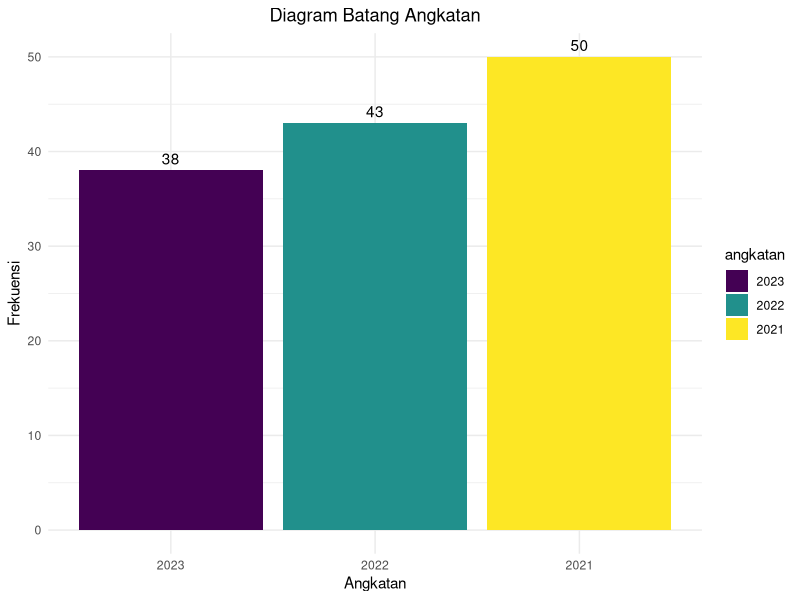
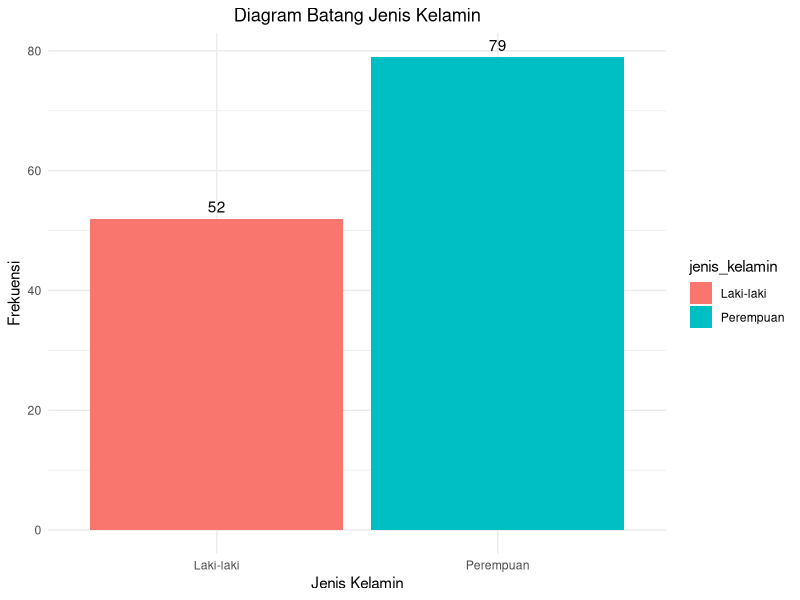
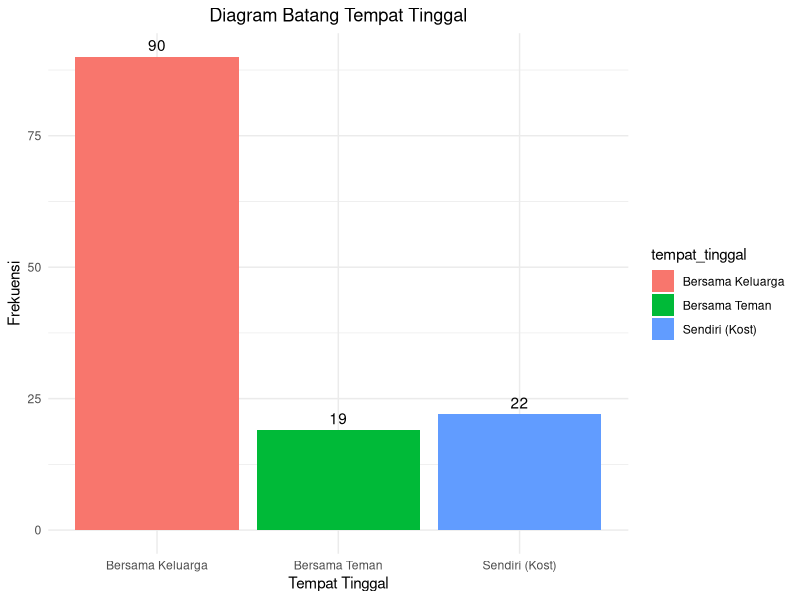
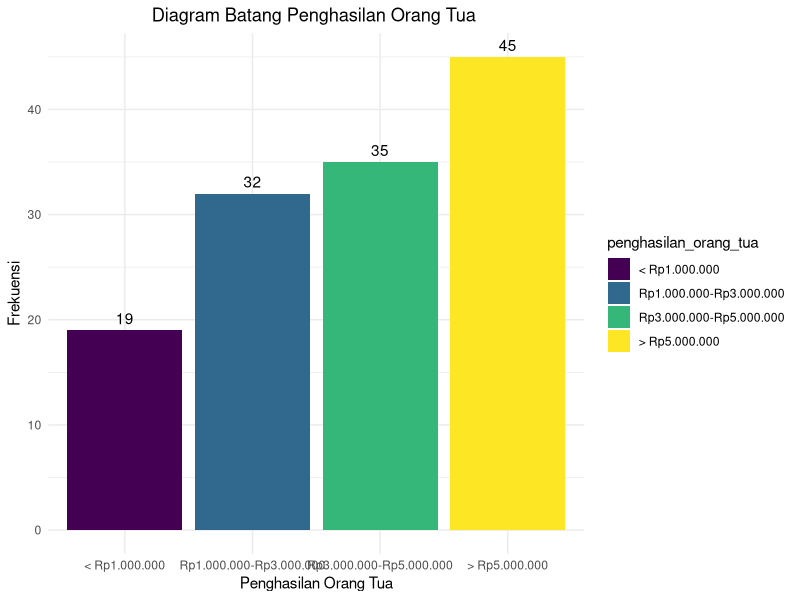
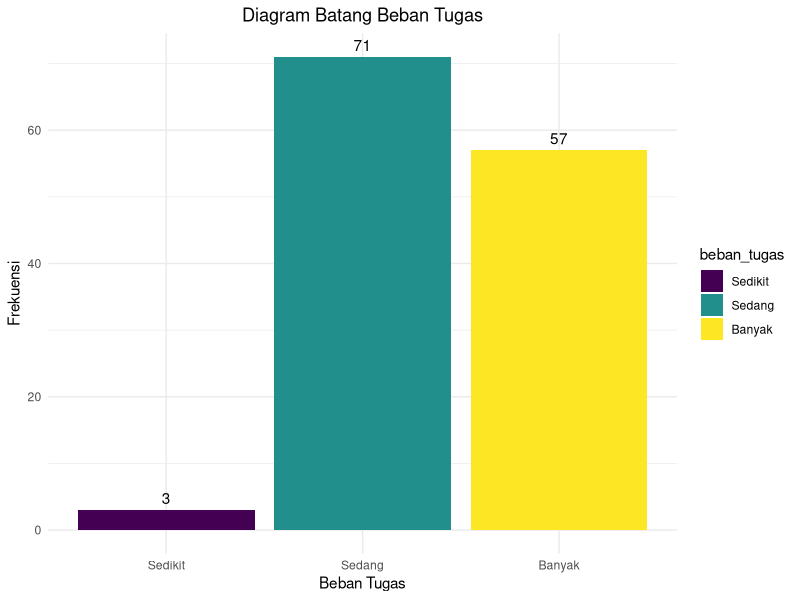
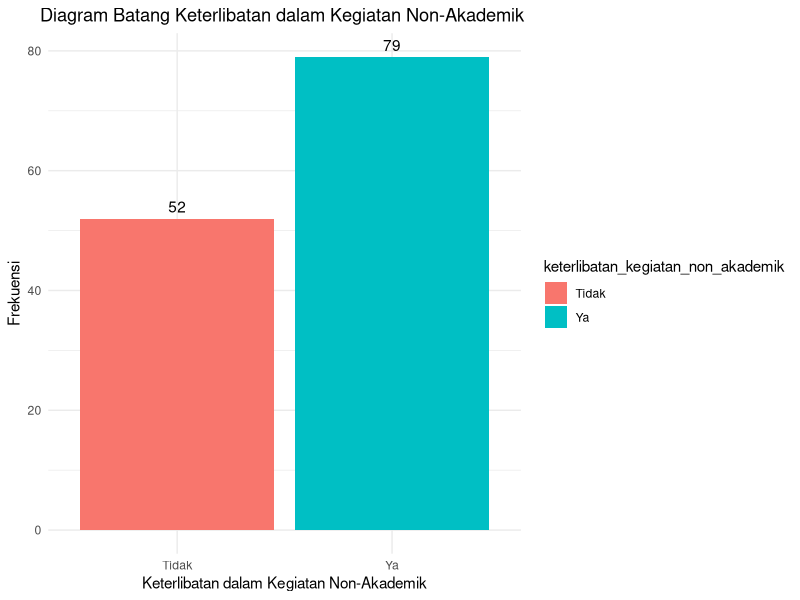
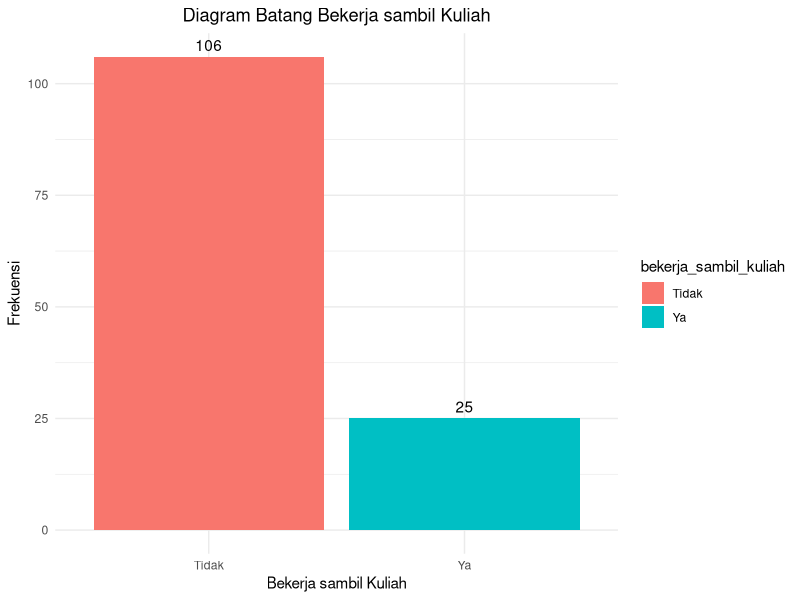
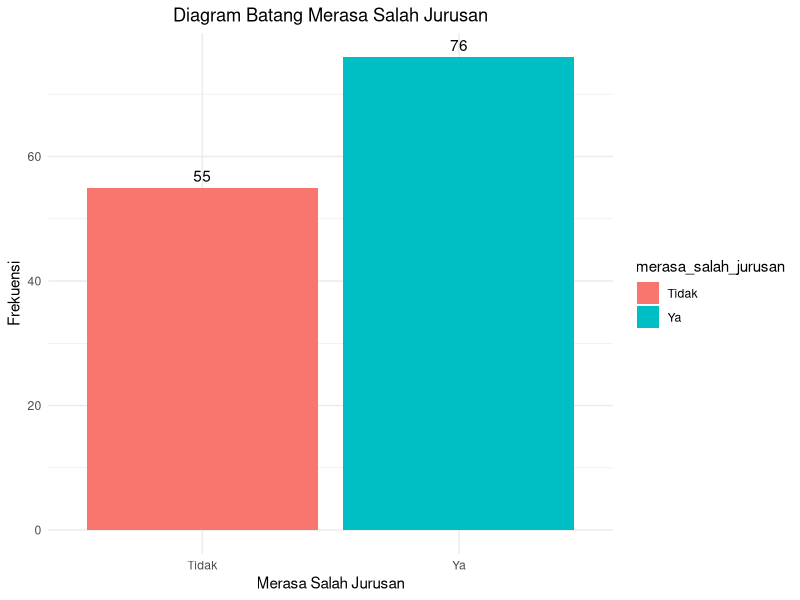

The R script that drew these images, in order:
# Mengimport data
library(readxl)
data <- read_excel("Analisis Faktor-Faktor yang Mempengaruhi Tingkat Stres Mahasiswa Matematika UIN Syarif Hidayatullah Jakarta dengan Pendekatan Regresi Logistik.xlsx")
View(data)

# Mengubah tipe data sesuai kebutuhan
data$angkatan <- factor(data$angkatan, ordered = TRUE, levels = c(2023, 2022, 2021))
data$jenis_kelamin <- factor(data$jenis_kelamin)
data$tempat_tinggal <- factor(data$tempat_tinggal)
data$penghasilan_orang_tua <- factor(data$penghasilan_orang_tua, ordered = TRUE, levels = c("< Rp1.000.000", "Rp1.000.000-Rp3.000.000", "Rp3.000.000-Rp5.000.000", "> Rp5.000.000"))
data$dukungan_orang_tua_dalam_perkuliahan <- as.numeric(data$dukungan_orang_tua_dalam_perkuliahan)
data$durasi_tidur <- as.numeric(data$durasi_tidur)
data$IPK <- as.numeric(data$IPK)
data$durasi_belajar_diluar_perkuliahan <- as.numeric(data$durasi_belajar_diluar_perkuliahan)
data$beban_tugas <- factor(data$beban_tugas, ordered = TRUE, levels = c("Sedikit", "Sedang", "Banyak"))
data$keterlibatan_kegiatan_non_akademik <- factor(data$keterlibatan_kegiatan_non_akademik)
data$bekerja_sambil_kuliah <- factor(data$bekerja_sambil_kuliah)
data$merasa_salah_jurusan <- factor(data$merasa_salah_jurusan)
data$memiliki_trauma <- factor(data$memiliki_trauma)
data$memiliki_masalah_kesehatan_mental <- factor(data$memiliki_masalah_kesehatan_mental)
data$tingkat_stres <- factor(data$tingkat_stres, ordered = TRUE, levels = c("Rendah", "Sedang", "Tinggi"))

# Statistik Deskriptif
summary(data)

# Membuat diagram batang untuk variabel bertipe data kategorik
library(ggplot2) 
ggplot(data, aes(x = angkatan, fill = angkatan)) +
  geom_bar() +
  geom_text(stat = "count", aes(label = ..count..), vjust = -0.5) +  # Menambahkan teks frekuensi
  labs(title = "Diagram Batang Angkatan", x = "Angkatan", y = "Frekuensi") +
  theme_minimal() +
  theme(plot.title = element_text(hjust = 0.5))  # Posisikan judul di tengah (hjust = 0.5)

ggplot(data, aes(x = jenis_kelamin, fill = jenis_kelamin)) +
  geom_bar() +
  geom_text(stat = "count", aes(label = ..count..), vjust = -0.5) +  # Menambahkan teks frekuensi
  labs(title = "Diagram Batang Jenis Kelamin", x = "Jenis Kelamin", y = "Frekuensi") +
  theme_minimal() +
  theme(plot.title = element_text(hjust = 0.5))  # Posisikan judul di tengah (hjust = 0.5)

ggplot(data, aes(x = tempat_tinggal, fill = tempat_tinggal)) +
  geom_bar() +
  geom_text(stat = "count", aes(label = ..count..), vjust = -0.5) +  # Menambahkan teks frekuensi
  labs(title = "Diagram Batang Tempat Tinggal", x = "Tempat Tinggal", y = "Frekuensi") +
  theme_minimal() +
  theme(plot.title = element_text(hjust = 0.5))  # Posisikan judul di tengah (hjust = 0.5)

ggplot(data, aes(x = penghasilan_orang_tua, fill = penghasilan_orang_tua)) +
  geom_bar() +
  geom_text(stat = "count", aes(label = ..count..), vjust = -0.5) +  # Menambahkan teks frekuensi
  labs(title = "Diagram Batang Penghasilan Orang Tua ", x = "Penghasilan Orang Tua", y = "Frekuensi") +
  theme_minimal() +
  theme(plot.title = element_text(hjust = 0.5))  # Posisikan judul di tengah (hjust = 0.5)

ggplot(data, aes(x = beban_tugas, fill = beban_tugas)) +
  geom_bar() +
  geom_text(stat = "count", aes(label = ..count..), vjust = -0.5) +  # Menambahkan teks frekuensi
  labs(title = "Diagram Batang Beban Tugas", x = "Beban Tugas", y = "Frekuensi") +
  theme_minimal() +
  theme(plot.title = element_text(hjust = 0.5))  # Posisikan judul di tengah (hjust = 0.5)

ggplot(data, aes(x = keterlibatan_kegiatan_non_akademik, fill = keterlibatan_kegiatan_non_akademik)) +
  geom_bar() +
  geom_text(stat = "count", aes(label = ..count..), vjust = -0.5) +  # Menambahkan teks frekuensi
  labs(title = "Diagram Batang Keterlibatan dalam Kegiatan Non-Akademik ", x = "Keterlibatan dalam Kegiatan Non-Akademik", y = "Frekuensi") +
  theme_minimal() +
  theme(plot.title = element_text(hjust = 0.5))  # Posisikan judul di tengah (hjust = 0.5)

ggplot(data, aes(x = bekerja_sambil_kuliah, fill = bekerja_sambil_kuliah)) +
  geom_bar() +
  geom_text(stat = "count", aes(label = ..count..), vjust = -0.5) +  # Menambahkan teks frekuensi
  labs(title = "Diagram Batang Bekerja sambil Kuliah", x = "Bekerja sambil Kuliah", y = "Frekuensi") +
  theme_minimal() +
  theme(plot.title = element_text(hjust = 0.5))  # Posisikan judul di tengah (hjust = 0.5)

ggplot(data, aes(x = merasa_salah_jurusan, fill = merasa_salah_jurusan)) +
  geom_bar() +
  geom_text(stat = "count", aes(label = ..count..), vjust = -0.5) +  # Menambahkan teks frekuensi
  labs(title = "Diagram Batang Merasa Salah Jurusan", x = "Merasa Salah Jurusan", y = "Frekuensi") +
  theme_minimal() +
  theme(plot.title = element_text(hjust = 0.5))  # Posisikan judul di tengah (hjust = 0.5)

ggplot(data, aes(x = memiliki_trauma, fill = memiliki_trauma)) +
  geom_bar() +
  geom_text(stat = "count", aes(label = ..count..), vjust = -0.5) +  # Menambahkan teks frekuensi
  labs(title = "Diagram Batang Memilki Trauma", x = "Memilki Trauma", y = "Frekuensi") +
  theme_minimal() +
  theme(plot.title = element_text(hjust = 0.5))  # Posisikan judul di tengah (hjust = 0.5)

ggplot(data, aes(x = memiliki_masalah_kesehatan_mental, fill = memiliki_masalah_kesehatan_mental)) +
  geom_bar() +
  geom_text(stat = "count", aes(label = ..count..), vjust = -0.5) +  # Menambahkan teks frekuensi
  labs(title = "Diagram Batang Memiliki Masalah Kesehatan Mental", x = "Memilki Masalah Kesehatan Mental", y = "Frekuensi") +
  theme_minimal() +
  theme(plot.title = element_text(hjust = 0.5))  # Posisikan judul di tengah (hjust = 0.5)

ggplot(data, aes(x = tingkat_stres, fill = tingkat_stres)) +
  geom_bar() +
  geom_text(stat = "count", aes(label = ..count..), vjust = -0.5) +  # Menambahkan teks frekuensi
  labs(title = "Diagram Batang Tingkat Stres", x = "Tingkat Stres", y = "Frekuensi") +
  theme_minimal() +
  theme(plot.title = element_text(hjust = 0.5))  # Posisikan judul di tengah (hjust = 0.5)

# Membuat histogram untuk variabel bertipe data numerik
hist(data$usia, main = "Histogram Usia", 
     xlab = "Usia", col = "lightgreen", border = "black")

hist(data$tingkat_kenyaman_tempat_tinggal, main = "Histogram Tingkat Kenyamanan Tempat Tinggal", 
     xlab = "Tingkat Kenyamanan Tempat Tinggal", col = "lightgreen", border = "black")

hist(data$anak_ke, main = "Histogram Anak ke Berapa", 
     xlab = "Anak ke-", col = "lightgreen", border = "black")

hist(data$dukungan_orang_tua_dalam_perkuliahan, main = "Histogram Dukungan Orang Tua dalam Perkuliahan", 
     xlab = "Dukungan Orang Tua dalam Perkuliahan", col = "lightgreen", border = "black")

hist(data$durasi_tidur, main = "Histogram Durasi Tidur", 
     xlab = "Durasi Tidur", col = "lightgreen", border = "black")

hist(data$jumlah_teman_belajar, main = "Histogram Jumlah Teman Belajar", 
     xlab = "Jumlah Teman Belajar", col = "lightgreen", border = "black")

hist(data$IPK, main = "Histogram IPK", 
     xlab = "IPK", col = "lightgreen", border = "black")

hist(data$durasi_belajar_diluar_perkuliahan, main = "Histogram Durasi Belajar diluar Perkuliahan", 
     xlab = "Durasi Belajar diluar Perkuliahan", col = "lightgreen", border = "black")

# Membagi data menjadi data train dan test

# Random sampling 
samplesize = 0.60*nrow(data)
set.seed(100)
index = sample(seq_len(nrow(data)), size = samplesize)

# Membuat data train dan test 
datatrain = data[index,]
datatest = data[-index,]

# Membangun model regresi logistik ordinal
library(MASS)
model <- polr(tingkat_stres ~ ., data = datatrain, Hess = TRUE)
summary(model)

# Mengecek multikolinearitas pada model awal
library(car)
vif(model)

# Melakukan backward selection
model2 <- step(model, direction = "backward")

# Ringkasan model final
summary(model2)

# Mendapatkan koefisien dari model
coef_model <- coef(model2)

# Menghitung odds ratio
odds_ratio <- exp(coef_model)
data.frame(odds_ratio)

# Compute confusion table and misclassification error
predict_data <- predict(model2, datatest)
confusion_matrix <- table(datatest$tingkat_stres, predict_data)
confusion_matrix